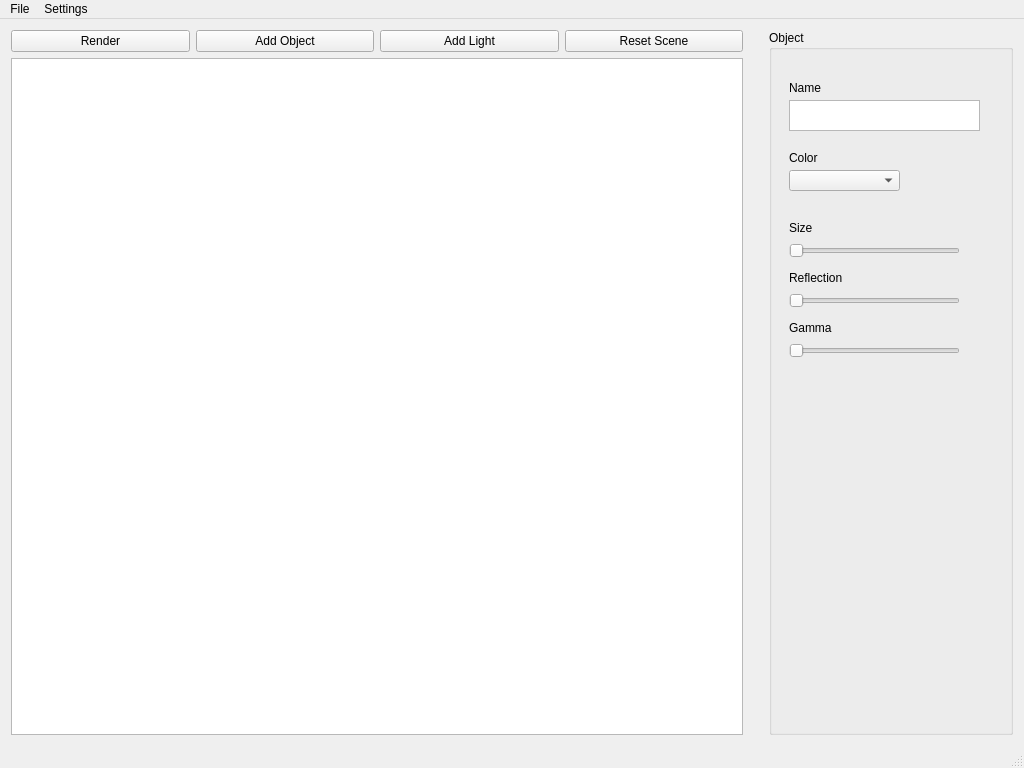
<?xml version="1.0" encoding="UTF-8"?>
<ui version="4.0">
 <class>MainWindow</class>
 <widget class="QMainWindow" name="MainWindow">
  <property name="geometry">
   <rect>
    <x>0</x>
    <y>0</y>
    <width>1024</width>
    <height>768</height>
   </rect>
  </property>
  <property name="sizePolicy">
   <sizepolicy hsizetype="Expanding" vsizetype="Expanding">
    <horstretch>0</horstretch>
    <verstretch>0</verstretch>
   </sizepolicy>
  </property>
  <property name="minimumSize">
   <size>
    <width>818</width>
    <height>678</height>
   </size>
  </property>
  <property name="windowTitle">
   <string>MainWindow</string>
  </property>
  <widget class="QWidget" name="centralWidget">
   <property name="sizePolicy">
    <sizepolicy hsizetype="Expanding" vsizetype="Expanding">
     <horstretch>0</horstretch>
     <verstretch>0</verstretch>
    </sizepolicy>
   </property>
   <layout class="QGridLayout" name="gridLayout">
    <item row="0" column="0">
     <layout class="QHBoxLayout" name="horizontalLayout" stretch="3,0,1">
      <item>
       <layout class="QVBoxLayout" name="sceneHLayout">
        <item>
         <layout class="QVBoxLayout" name="sceneVLayout" stretch="1,12">
          <item>
           <layout class="QHBoxLayout" name="mainButtonsLayout" stretch="0,0,0,0">
            <item>
             <widget class="QPushButton" name="renderButton">
              <property name="sizePolicy">
               <sizepolicy hsizetype="Minimum" vsizetype="Maximum">
                <horstretch>0</horstretch>
                <verstretch>0</verstretch>
               </sizepolicy>
              </property>
              <property name="text">
               <string>Render</string>
              </property>
             </widget>
            </item>
            <item>
             <widget class="QPushButton" name="objectButton">
              <property name="text">
               <string>Add Object</string>
              </property>
             </widget>
            </item>
            <item>
             <widget class="QPushButton" name="lightButton">
              <property name="text">
               <string>Add Light</string>
              </property>
             </widget>
            </item>
            <item>
             <widget class="QPushButton" name="resetButton">
              <property name="text">
               <string>Reset Scene</string>
              </property>
             </widget>
            </item>
           </layout>
          </item>
          <item>
           <widget class="QGraphicsView" name="graphicsView">
            <property name="sizePolicy">
             <sizepolicy hsizetype="Expanding" vsizetype="Expanding">
              <horstretch>0</horstretch>
              <verstretch>0</verstretch>
             </sizepolicy>
            </property>
            <property name="minimumSize">
             <size>
              <width>0</width>
              <height>0</height>
             </size>
            </property>
           </widget>
          </item>
         </layout>
        </item>
       </layout>
      </item>
      <item>
       <spacer name="verticalSpacer">
        <property name="orientation">
         <enum>Qt::Vertical</enum>
        </property>
        <property name="sizeHint" stdset="0">
         <size>
          <width>20</width>
          <height>40</height>
         </size>
        </property>
       </spacer>
      </item>
      <item>
       <layout class="QVBoxLayout" name="parametersLayout" stretch="0">
        <item>
         <widget class="QGroupBox" name="groupBox">
          <property name="title">
           <string>Object</string>
          </property>
          <widget class="QTextEdit" name="textEdit">
           <property name="geometry">
            <rect>
             <x>20</x>
             <y>70</y>
             <width>191</width>
             <height>31</height>
            </rect>
           </property>
          </widget>
          <widget class="QLabel" name="label">
           <property name="geometry">
            <rect>
             <x>20</x>
             <y>50</y>
             <width>57</width>
             <height>15</height>
            </rect>
           </property>
           <property name="text">
            <string>Name</string>
           </property>
          </widget>
          <widget class="QSlider" name="horizontalSlider">
           <property name="geometry">
            <rect>
             <x>20</x>
             <y>210</y>
             <width>171</width>
             <height>21</height>
            </rect>
           </property>
           <property name="orientation">
            <enum>Qt::Horizontal</enum>
           </property>
          </widget>
          <widget class="QLabel" name="label_2">
           <property name="geometry">
            <rect>
             <x>20</x>
             <y>190</y>
             <width>57</width>
             <height>16</height>
            </rect>
           </property>
           <property name="text">
            <string>Size</string>
           </property>
          </widget>
          <widget class="QComboBox" name="comboBox">
           <property name="geometry">
            <rect>
             <x>20</x>
             <y>140</y>
             <width>111</width>
             <height>21</height>
            </rect>
           </property>
          </widget>
          <widget class="QLabel" name="label_3">
           <property name="geometry">
            <rect>
             <x>20</x>
             <y>120</y>
             <width>57</width>
             <height>16</height>
            </rect>
           </property>
           <property name="text">
            <string>Color</string>
           </property>
          </widget>
          <widget class="QLabel" name="label_4">
           <property name="geometry">
            <rect>
             <x>20</x>
             <y>240</y>
             <width>71</width>
             <height>16</height>
            </rect>
           </property>
           <property name="text">
            <string>Reflection</string>
           </property>
          </widget>
          <widget class="QSlider" name="horizontalSlider_2">
           <property name="geometry">
            <rect>
             <x>20</x>
             <y>260</y>
             <width>171</width>
             <height>21</height>
            </rect>
           </property>
           <property name="orientation">
            <enum>Qt::Horizontal</enum>
           </property>
          </widget>
          <widget class="QSlider" name="horizontalSlider_3">
           <property name="geometry">
            <rect>
             <x>20</x>
             <y>310</y>
             <width>171</width>
             <height>21</height>
            </rect>
           </property>
           <property name="orientation">
            <enum>Qt::Horizontal</enum>
           </property>
          </widget>
          <widget class="QLabel" name="label_5">
           <property name="geometry">
            <rect>
             <x>20</x>
             <y>290</y>
             <width>57</width>
             <height>15</height>
            </rect>
           </property>
           <property name="text">
            <string>Gamma</string>
           </property>
          </widget>
         </widget>
        </item>
       </layout>
      </item>
     </layout>
    </item>
   </layout>
  </widget>
  <widget class="QMenuBar" name="menuBar">
   <property name="geometry">
    <rect>
     <x>0</x>
     <y>0</y>
     <width>1024</width>
     <height>21</height>
    </rect>
   </property>
   <widget class="QMenu" name="menuFile">
    <property name="title">
     <string>File</string>
    </property>
    <addaction name="actionNew_Scene"/>
    <addaction name="actionLoad_Scene"/>
    <addaction name="actionSave_Scene"/>
    <addaction name="actionSave_Scene_As"/>
    <addaction name="actionExit"/>
   </widget>
   <widget class="QMenu" name="menuSettings">
    <property name="title">
     <string>Settings</string>
    </property>
    <addaction name="actionRender_Settings"/>
   </widget>
   <addaction name="menuFile"/>
   <addaction name="menuSettings"/>
  </widget>
  <widget class="QStatusBar" name="statusBar"/>
  <action name="actionNew_Scene">
   <property name="text">
    <string>New Scene</string>
   </property>
  </action>
  <action name="actionLoad_Scene">
   <property name="text">
    <string>Load Scene</string>
   </property>
  </action>
  <action name="actionSave_Scene">
   <property name="text">
    <string>Save Scene</string>
   </property>
  </action>
  <action name="actionSave_Scene_As">
   <property name="text">
    <string>Save Scene As ...</string>
   </property>
  </action>
  <action name="actionExit">
   <property name="text">
    <string>Exit</string>
   </property>
  </action>
  <action name="actionRender_Settings">
   <property name="text">
    <string>Render Settings</string>
   </property>
  </action>
 </widget>
 <layoutdefault spacing="6" margin="11"/>
 <resources/>
 <connections/>
</ui>
